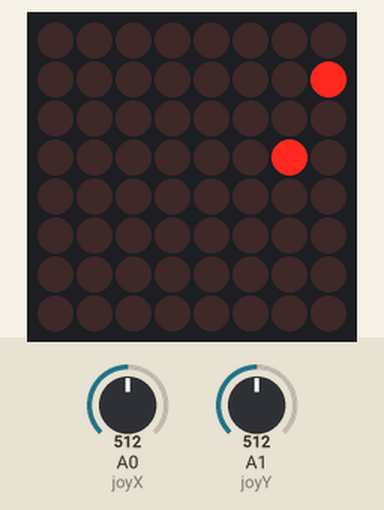
Bench run of a sketch on a simulated Arduino Nano, built with avr-gcc and run on an emulated ATmega328P. Shown: 8×8 LED matrix. Wiring (inferred from the names in the program): LED matrix (orientation assumed): rows pin 2, pin 3, pin 4, pin 5, pin 6, pin 7, pin 8, pin 9; columns pin 10, pin 11, pin 12, pin 13, A2, A3, A4, A5. Inputs (shaded band) come from the test bench; at power-on: A1 (joyY) = 512, A0 (joyX) = 512. Random numbers use the default seed unless the sketch sets one.

Above: at 1.2 s.
1.3 s: A1 (joyY) set to 683
At 1.44 s:
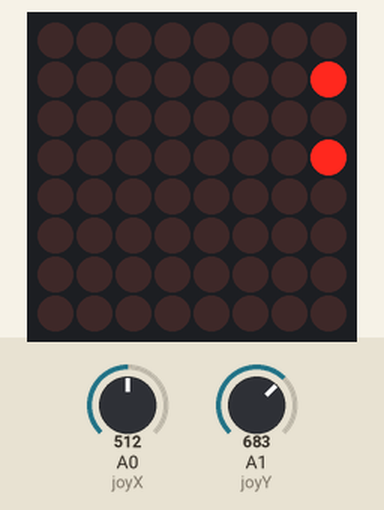
4.3 s: A1 (joyY) set to 710
At 4.77 s:
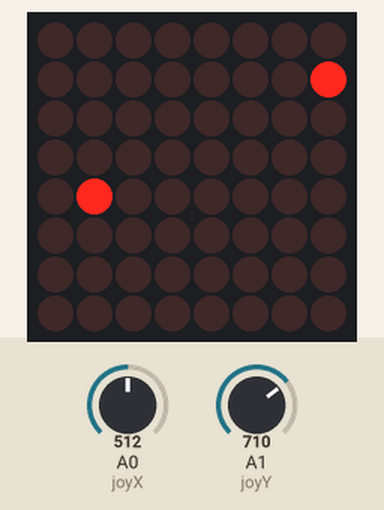
At 5.37 s:
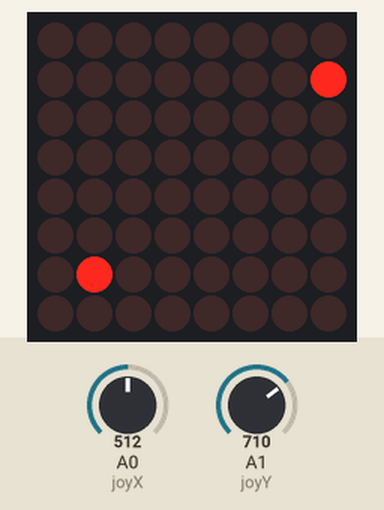
Timing chart, 0 to 7.3 s (numbered marks = the images above; inputs shaded):
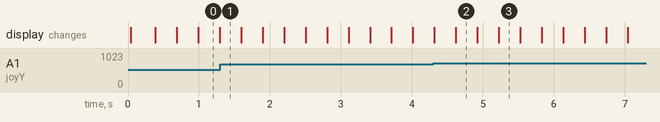

The sketch:

snake.ino
```cpp
// הגדרת פינים לג'ויסטיק
const int joyX = A0;
const int joyY = A1;

// הגדרת פינים למטריצה (8 שורות ו-8 עמודות)
const int rowPins[8] = {2, 3, 4, 5, 6, 7, 8, 9};
const int colPins[8] = {10, 11, 12, 13, A2, A3, A4, A5};

// גודל מקסימלי של הנחש
const int MAX_SNAKE_LENGTH = 64;

// מבנה נתונים לנקודה על המסך
struct Point {
  int x;
  int y;
};

Point snake[MAX_SNAKE_LENGTH];
int snakeLength = 1;

// כיוון תנועה נוכחי: 0=למעלה, 1=ימינה, 2=למטה, 3=שמאלה
int dirX = 1;
int dirY = 0;

Point food;
unsigned long lastMoveTime = 0;
const int moveInterval = 300; // מהירות המשחק (במילישניות)

// מטריצת התצוגה (0 = כבוי, 1 = דלוק)
byte screen[8][8] = {0};

void setup() {
  // הגדרת פיני המטריצה כפלט
for (int i = 0; i < 8; i++) {
    pinMode(rowPins[i], OUTPUT);
    pinMode(colPins[i], OUTPUT);
    digitalWrite(rowPins[i], LOW);   // הפוך ממה שהיה
    digitalWrite(colPins[i], HIGH);  // הפוך ממה שהיה
  }

  // מיקום ראשוני של הנחש במרכז
  snake[0] = {3, 3};

  // יצירת אוכל ראשון
  generateFood();

  randomSeed(analogRead(A6)); // איתחול מספרים אקראיים מפין פנוי
}

void loop() {
  // 1. קריאת כיוון מהג'ויסטיק באופן רציף
  readJoystick();

  // 2. עדכון מיקום הנחש לפי הזמן שהוגדר
  if (millis() - lastMoveTime >= moveInterval) {
    moveSnake();
    lastMoveTime = millis();
  }

  // 3. ריענון התצוגה (מולטיפלקסינג) - חייב לרוץ כל הזמן בלולאה
  updateScreenBuffer();
  refreshDisplay();
}

void readJoystick() {
  int xVal = analogRead(joyX);
  int yVal = analogRead(joyY);

  // בדיקת כיוון ג'ויסטיק ומניעת חזרה לאחור ישירה
  if (xVal < 300 && dirX == 0) {       // ימינה או שמאלה (תלוי בכיון הפיזי של הרכיב)
    dirX = -1; dirY = 0;
  } else if (xVal > 700 && dirX == 0) {
    dirX = 1; dirY = 0;
  }

  if (yVal < 300 && dirY == 0) {
    dirX = 0; dirY = -1;
  } else if (yVal > 700 && dirY == 0) {
    dirX = 0; dirY = 1;
  }
}

void moveSnake() {
  // חישוב הראש החדש של הנחש
  int newX = snake[0].x + dirX;
  int newY = snake[0].y + dirY;

  // מעגליות המסך (אם יצא מהגבולות - יחזור מהצד השני)
  if (newX < 0) newX = 7;
  if (newX > 7) newX = 0;
  if (newY < 0) newY = 7;
  if (newY > 7) newY = 0;

  // בדיקה אם הנחש אכל את האוכל
  if (newX == food.x && newY == food.y) {
    if (snakeLength < MAX_SNAKE_LENGTH) {
      snakeLength++;
    }
    generateFood();
  }

  // הזזת חלקי הגוף של הנחש קדימה
  for (int i = snakeLength - 1; i > 0; i--) {
    snake[i] = snake[i - 1];
  }

  // עדכון הראש
  snake[0].x = newX;
  snake[0].y = newY;

  // בדיקה עצמית (אם הנחש נשך את עצמו - המשחק מתאפס)
  for (int i = 1; i < snakeLength; i++) {
    if (snake[0].x == snake[i].x && snake[0].y == snake[i].y) {
      // איפוס המשחק
      snakeLength = 1;
      snake[0] = {3, 3};
      generateFood();
      break;
    }
  }
}

void generateFood() {
  bool validLocation = false;
  while (!validLocation) {
    food.x = random(0, 8);
    food.y = random(0, 8);

    // בדיקה שהאוכל לא מוגר על גוף הנחש
    validLocation = true;
    for (int i = 0; i < snakeLength; i++) {
      if (snake[i].x == food.x && snake[i].y == food.y) {
        validLocation = false;
        break;
      }
    }
  }
}

void updateScreenBuffer() {
  // ניקוי המסך בזיכרון
  for (int r = 0; r < 8; r++) {
    for (int c = 0; c < 8; c++) {
      screen[r][c] = 0;
    }
  }

  // הזנת האוכל למסך
  screen[food.y][food.x] = 1;

  // הזנת הנחש למסך
  for (int i = 0; i < snakeLength; i++) {
    screen[snake[i].y][snake[i].x] = 1;
  }
}

// פונקציית המולטיפלקסינג שמדליקה את הלדים בפועל
void refreshDisplay() {
  for (int r = 0; r < 8; r++) {
    // שינוי 1: הפכנו מ-LOW ל-HIGH
    digitalWrite(rowPins[r], HIGH);

    for (int c = 0; c < 8; c++) {
      if (screen[r][c] == 1) {
        // שינוי 2: הפכנו מ-HIGH ל-LOW
        digitalWrite(colPins[c], LOW);
      } else {
        // שינוי 3: הפכנו מ-LOW ל-HIGH
        digitalWrite(colPins[c], HIGH);
      }
    }

    delayMicroseconds(500);

    // שינוי 4: הפכנו את הניקוי (HIGH ל-LOW, ו-LOW ל-HIGH)
    digitalWrite(rowPins[r], LOW);
    for (int c = 0; c < 8; c++) {
      digitalWrite(colPins[c], HIGH);
    }
  }
}
```

Measured:
- the behaviour switches between 700 and 701 on A1 (joyY) (found by bisection; images 1 and 2)
